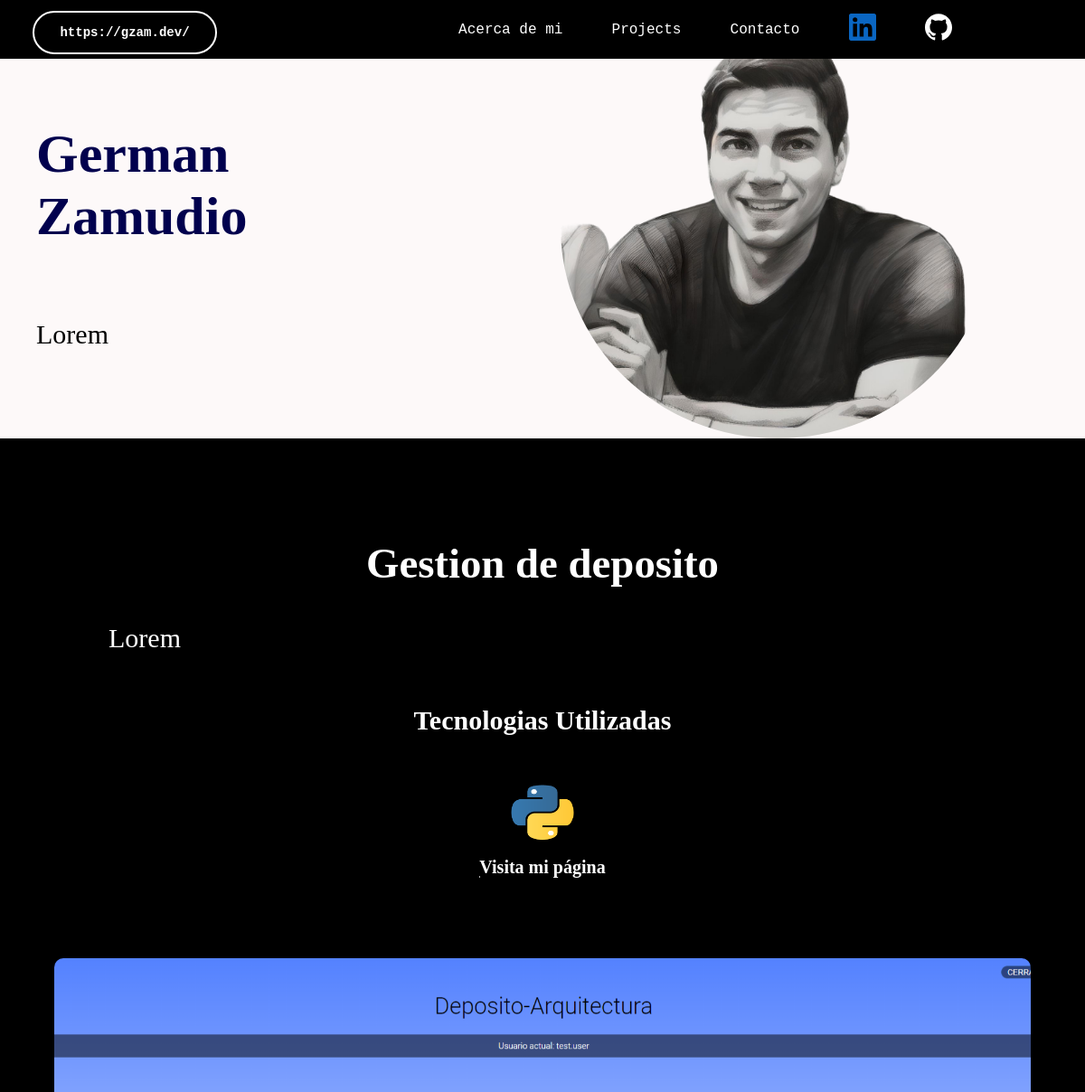
/ (upper part), run on an earlier commit of the app's database.
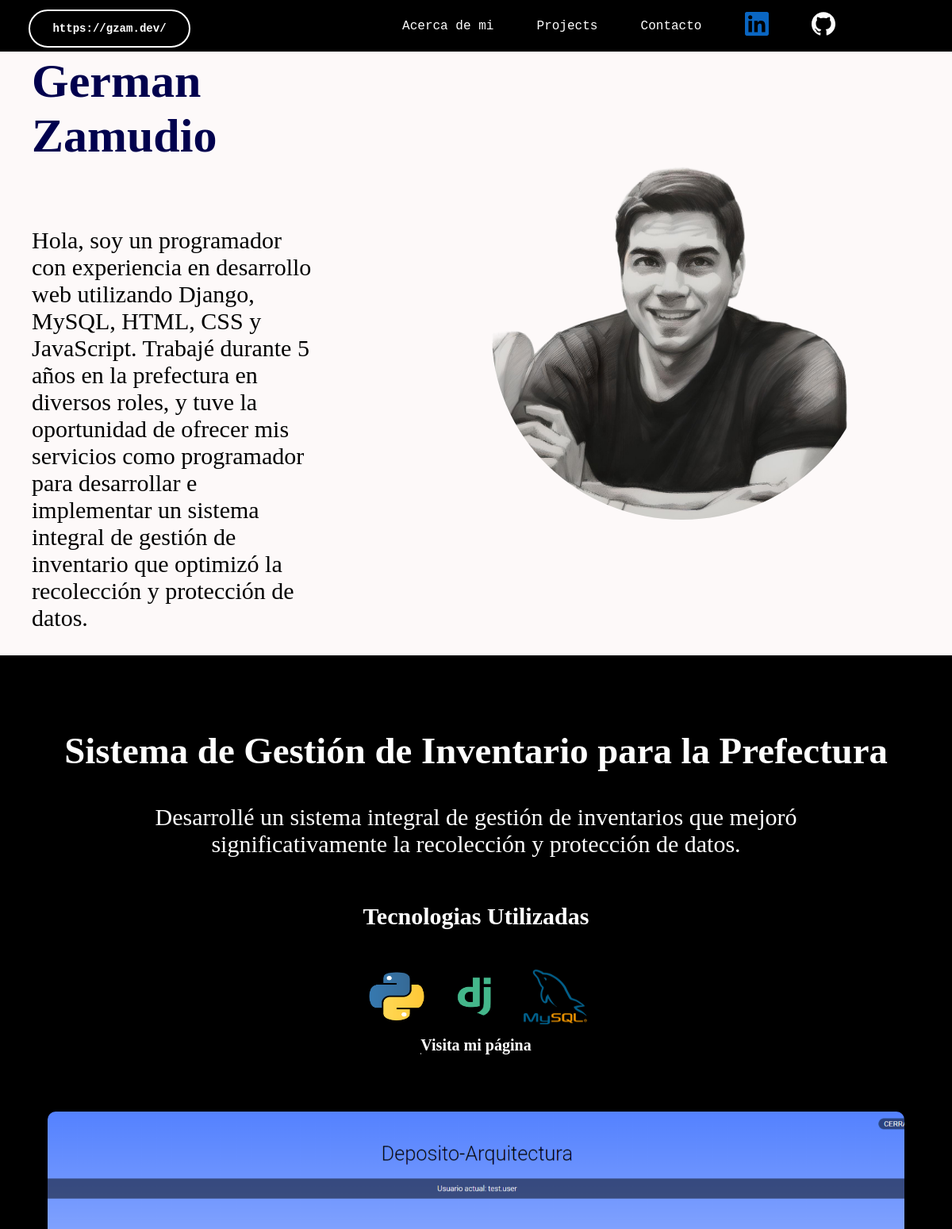
And on a later commit of the database.
### Home/models.py (models this page shows, shortened)
class Contacto(models.Model):
    nombre = models.CharField(max_length=100)
    acercade = models.TextField()
    foto = models.ImageField(upload_to='acercade/', blank=True, null=True)
    telefono = PhoneNumberField()
    email = models.EmailField()
    git = models.URLField(max_length=200)
    linkedin = models.URLField(max_length=200)
    class Meta:
        verbose_name = _("Contacto")
        verbose_name_plural = _("Contactos")

class Proyecto(models.Model):
    titulo = models.CharField(max_length=255)
    descripcion = models.TextField()
    tecnologias = models.ManyToManyField(
        'Habilidad',
        related_name='proyectos',
        blank=True
    )
    enlace = models.URLField()
    imagen = models.ImageField(upload_to='proyectos/', blank=True, null=True)
    fecha = models.DateTimeField(auto_now_add=True)
    class Meta:
        ordering = ['-fecha']
        verbose_name = _("Proyecto")
        verbose_name_plural = _("Proyectos")

class Habilidad(models.Model):
    NIVEL_CHOICES = [
        ('principiante', _('Principiante')),
        ('intermedio', _('Intermedio')),
        ('avanzado', _('Avanzado')),
    ]
    titulo = models.CharField(max_length=100)
    nivel = models.CharField(max_length=20, choices=NIVEL_CHOICES)
    tiempo_experiencia = models.PositiveIntegerField(help_text=_("Experiencia en años"))
    logo = models.ImageField(upload_to='habilidades/', blank=True, null=True)
    class Meta:
        verbose_name = _("Habilidad")
        verbose_name_plural = _("Habilidades")

### Home/views.py (the view)
# urls.py: path('', portfolio_view, name='portfolio'),
def portfolio_view(request):
    habilidades = Habilidad.objects.all()
    proyectos = Proyecto.objects.all()
    contacto = Contacto.objects.first()  # Asumimos que solo hay un contacto
    context = {
        'habilidades': habilidades,
        'proyectos': proyectos,
        'contacto': contacto,
    }
    return render(request, 'home/portfolio.html', context)

### Home/templates/home/portfolio.html (shortened to what this page needs)
<!DOCTYPE html>
<html lang="es">
<head>
    {% load static %}
    <link rel="stylesheet" href="https://cdn.jsdelivr.net/npm/bootstrap-icons@1.11.3/font/bootstrap-icons.min.css">
    <link rel="stylesheet" href="{% static 'css/styles.css' %}">
</head>
<body>
    <section>
        <div class="partedearriba">
            <nav id="navbar">
                <div class="nav_interno">
                    <div class="logo">
                        <h1>https://gzam.dev/</h1>
                    </div>
                    <div class="links" id="links">
                        <div class="links2">
                            <a href="#about">Acerca de mi</a>
                            <a href="#projects">Projects</a>
                            <a href="#contacto">Contacto</a>
                            <a id="iconos_nav" href="{{contacto.linkedin}}"  target="_blank" class="linkedin">
                                <div class="linkedin" >
                                </div>
                            </a>
                            <a id="iconos_nav" href="{{contacto.git}}"  target="_blank">
                                <div class="github"></div>
                            </a>
                        </div>
                    </div>
                </div>
            </nav>
                <br>
                <div class="presentacion" id="about">
                    <div class="acercade">
                        <h1>{{contacto.nombre}}</h1>
                        <p>{{contacto.acercade}}</p>
                    </div>
                    <br>
                    <div class="contenedor_imagen">
                        <img  class="imagen" src="{% static 'images/portada.png' %}" alt="portada" style="border-radius: 50%;">
                    </div>
                </div>
        </div>
        <div class="contenedor_proyecto">
            <div class="proyecto" id="projects">
                {% for i in proyectos%}
                    <div class="despliegue">
                        <div class="titulo_proyecto">
                            <h3>{{i.titulo}}</h3>
                        </div>
                        <div class="descripcion">
                            <p>{{i.descripcion}}</p>
                        </div>
                        <div class="tecnologias">
                            <h4>Tecnologias Utilizadas</h4>
                            <div class="targetshabilidades">
                                {% for habilidad in i.tecnologias.all %}
                                <div class="logos">
                                    <img src="{% static 'images/logos/' %}{{ habilidad.titulo }}.png" alt="{{habilidad.titulo}}">
                                </div>
                                {% endfor %}
                            </div>
                        </div>
                        <a href="{{i.enlace}}" target="_blank" class="linkpagina" id="enlace_hover">Visita mi página</a>
                    </div>
                    <div class="divback">
                        <div class="backimagen">
                        </div>
                    </div>
                {% endfor %}
            </div>
        </div>
    </section>
</body>
</html>

### Home/static/css/styles.css (style rules this page uses)
body, html { margin: 0; padding: 0; height: 100%; width: 100%; background:#fdf9f9; color: #000000; scroll-behavior: smooth; }
.partedearriba { display: flex; flex-direction: column; }
#navbar { width: 100%; margin: 0; position: fixed; top: 0; z-index: 1000; background-color: black; color: white; transition: background-color 0.3s ease; font-family: Courier New; text-decoration: none; }
.nav_interno { display: flex; justify-content: space-between; }
.links { display: flex; margin-right: 10%; justify-content: space-around; align-items: center; width: 50%; }
.links2 { width: 100%; display: flex; justify-content: space-around; align-items: center; }
.links a { color:white; text-decoration: none; }
.logo { width: 200px; margin-left: 3%; margin-top: 1%; margin-bottom: 5px; display: flex; justify-content: center; align-items: center; border: 2px solid #ffffff; border-radius: 40px; font-size: 12px; font-family: Courier New; }
.presentacion { display: flex; justify-content: space-around; align-items: center; font-family: Cambria, Cochin, Georgia, Times, 'Times New Roman', serif; font-size: 30px; }
.acercade { height: 100%; display: flex; justify-content: start; flex-direction: column; width: 30%; }
.acercade h1 { font-size: 60px; color: rgb(1, 1, 78); }
.contenedor_imagen { width: 50%; display: flex; justify-content: center; }
.imagen { width:80%; height: 80%; border-radius: 50%; object-fit: cover; }
.proyecto { height: 100%; width: 90%; display: flex; justify-content: space-around; }
.contenedor_proyecto { display: flex; justify-content: center; align-items: center; height: 1100px; background-color: #000000; }
.despliegue { height: 100%; display: flex; justify-content: center; align-items: center; flex-direction: column; font-family: Cambria, Cochin, Georgia, Times, 'Times New Roman', serif; font-size: 30px; color: #ffffff; }
.linkpagina { margin-top: 20px; position: relative; overflow: hidden; font-size: 20px; font-weight: bold; text-decoration: none; box-shadow: 0 4px 8px rgba(0, 0, 0, 0.2); text-shadow: 1px 1px 2px rgba(0, 0, 0, 0.2); color: #ffffff; transition: transform 0.3s ease, background-color 0.3s ease, color 0.3s ease, box-shadow 0.3s ease; }
.linkpagina::after { content: ''; position: absolute; left: 0; bottom: 0; width: 100%; height: 2px; background-color: #f3f3f3; transform: translateX(-100%); transition: transform 0.3s ease; }
.titulo_proyecto { height: 20%; font-size: 40px; justify-content: center; align-items: center; text-align: center; }
.tecnologias { margin-top: 10px; width: 100%; height: 30%; display: flex; justify-content: center; align-items: center; flex-direction: column; }
.targetshabilidades { width: 50%; display: flex; justify-content: center; align-items: center; }
.logos { margin: 10px; }
.logos img { width: 80px; height: 70px; }
.descripcion { width: 80%; display: flex; justify-self: center; text-align: center; }
.divback { height: 100%; width: 100%; display: flex; align-items: center; justify-content: center; }
.backimagen { width: 100%; height: 600px; border-radius: 10px; background-image: url("/static/images/background.png"); background-size: cover; background-position: center; background-repeat: no-repeat; }
@media (max-width:1600px) { .proyecto { width: 100%; flex-direction: column; justify-content: center; } }
@media (max-width:1600px) { .backimagen { width: 90%; height: 500px; } }

What changed in the data, as far as the page shows it:
changed Contacto "German Zamudio": acercade "Lorem" → "Hola, soy un programador con experiencia en desarrollo web utilizando Django, MySQL, HTML, CSS y JavaScript. Trabajé durante 5 años en la prefectura en diversos roles, y tuve la oportunidad de ofrecer mis servicios como programador para desarrollar e implementar un sistema integral de gestión de inventario que optimizó la recolección y protección de datos."
changed Proyecto: titulo "Gestion de deposito" → "Sistema de Gestión de Inventario para la Prefectura"; descripcion "Lorem" → "Desarrollé un sistema integral de gestión de inventarios que mejoró significativamente la recolección y protección de datos."
added Habilidad: titulo (picture)
added Habilidad: titulo (picture)
